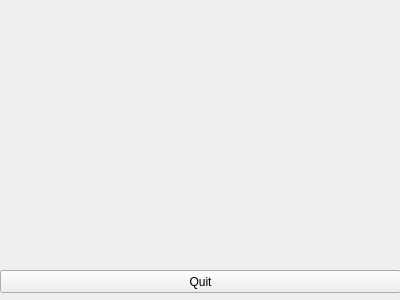
<?xml version="1.0" encoding="UTF-8"?>
<ui version="4.0">
 <class>MainWindow</class>
 <widget class="QMainWindow" name="MainWindow">
  <property name="geometry">
   <rect>
    <x>0</x>
    <y>0</y>
    <width>400</width>
    <height>300</height>
   </rect>
  </property>
  <property name="windowTitle">
   <string>MainWindow</string>
  </property>
  <widget class="QWidget" name="centralWidget">
   <widget class="QPushButton" name="button">
    <property name="geometry">
     <rect>
      <x>0</x>
      <y>270</y>
      <width>401</width>
      <height>23</height>
     </rect>
    </property>
    <property name="text">
     <string>Quit</string>
    </property>
   </widget>
   <widget class="QLabel" name="label">
    <property name="geometry">
     <rect>
      <x>0</x>
      <y>20</y>
      <width>400</width>
      <height>241</height>
     </rect>
    </property>
    <property name="text">
     <string/>
    </property>
    <property name="alignment">
     <set>Qt::AlignLeading|Qt::AlignLeft|Qt::AlignTop</set>
    </property>
   </widget>
  </widget>
 </widget>
 <layoutdefault spacing="6" margin="11"/>
 <resources/>
 <connections>
  <connection>
   <sender>button</sender>
   <signal>clicked()</signal>
   <receiver>MainWindow</receiver>
   <slot>close()</slot>
   <hints>
    <hint type="sourcelabel">
     <x>177</x>
     <y>281</y>
    </hint>
    <hint type="destinationlabel">
     <x>199</x>
     <y>149</y>
    </hint>
   </hints>
  </connection>
 </connections>
</ui>
